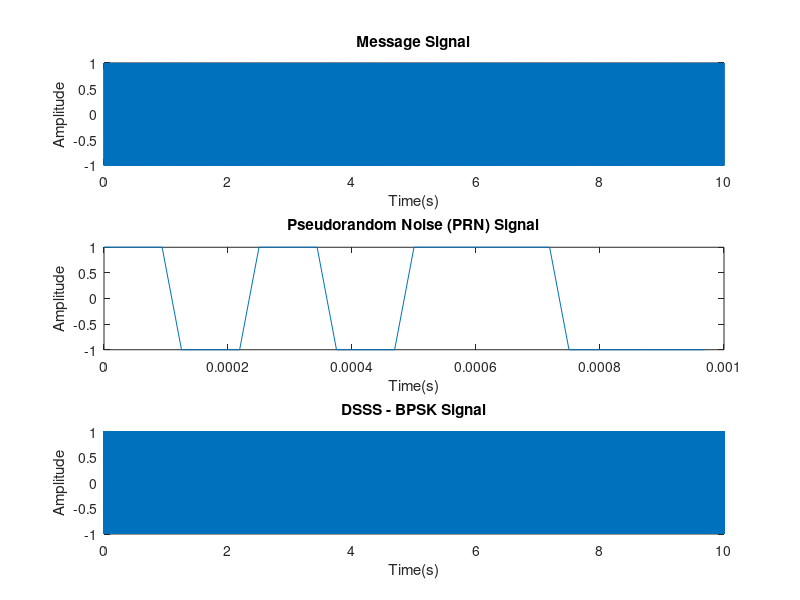
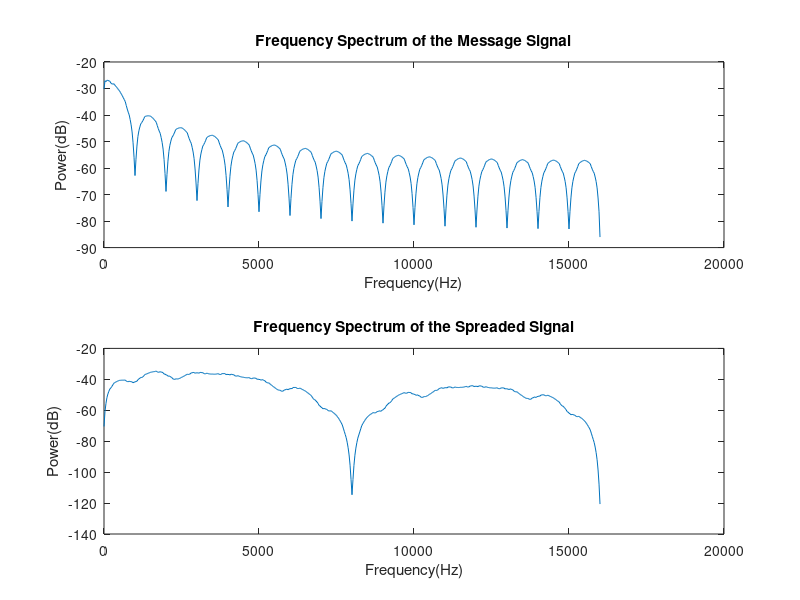

Write MATLAB code to recreate these figures, in order.
clc;
clear all;
close all;

Rb = 1e3;
Nb = 10000;
b = randi([0 1],Nb,1);
b(b==0) = -1;
PN = [1 0 1 0 1 1 0 0];
len_PN = length(PN);
Rc = Rb * len_PN;
OSRc = 4;
OSRb = OSRc * len_PN;

fs = OSRb*Rb;
pulse_c = ones(1,OSRc);
pulse_b = ones(1,OSRb);

bit_seq = zeros(1,(Nb-1)*OSRb+1);
bit_seq(1:OSRb:end) = b;
bit_seq = conv(bit_seq,pulse_b);
tb = (0:Nb*OSRb-1)/(Rb*OSRb);
subplot(3,1,1);
plot(tb,bit_seq);title('Message Signal');xlabel('Time(s)');ylabel('Amplitude');

PN(PN==0) = -1;
chip_seq = zeros(1,(len_PN - 1)*OSRc +1);
chip_seq(1:OSRc:end) = PN;
chip_seq = conv(chip_seq,pulse_c);
tc = (0:len_PN*OSRc - 1)/(Rc*OSRc);
subplot(3,1,2);
plot(tc,chip_seq); title('Pseudorandom Noise (PRN) Signal');xlabel('Time(s)');ylabel('Amplitude');

pn = [];
for i=1:Nb
    pn = [pn chip_seq];
end
xs = pn.*bit_seq;
subplot(3,1,3);
plot(tb,xs); title('DSSS - BPSK Signal');xlabel('Time(s)');ylabel('Amplitude'); 

[pb,fb] = pwelch(bit_seq,[],[],[],fs);
[px,fx] = pwelch(xs,[],[],[],fs);

figure;
subplot(2,1,1);plot(fb,10*log10(pb));title('Frequency Spectrum of the Message Signal');xlabel('Frequency(Hz)');ylabel('Power(dB)');
subplot(2,1,2);plot(fx,10*log10(px));title('Frequency Spectrum of the Spreaded Signal');xlabel('Frequency(Hz)');ylabel('Power(dB)');



